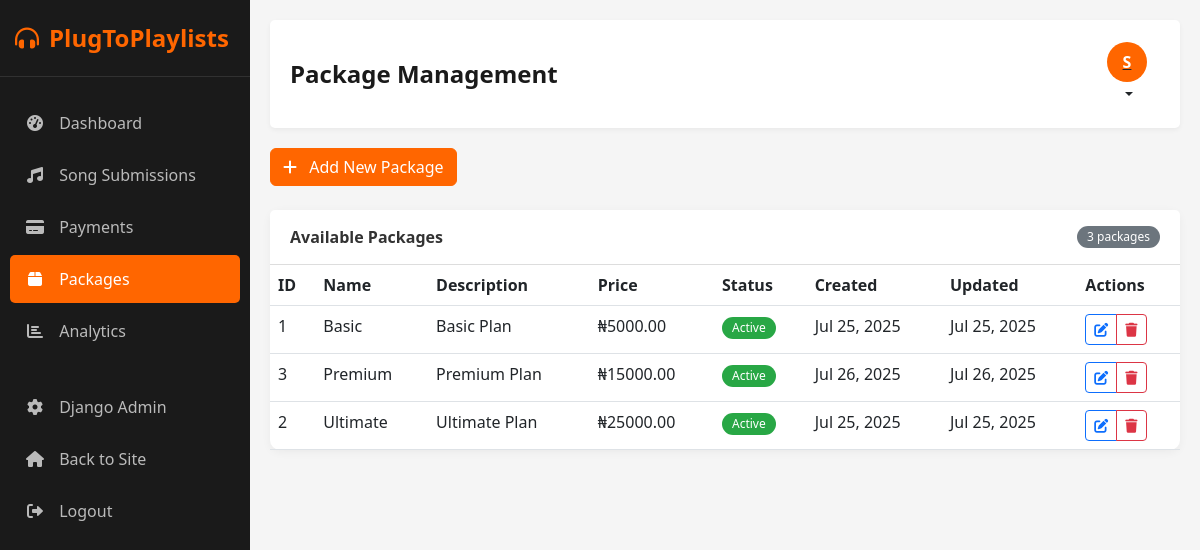
Screenshot of /admin-dashboard/packages/ (signed in) with the database file from the repository.
### payment/models.py (models this page shows, shortened)
class Package(models.Model):
    name = models.CharField(max_length=100)
    description = models.TextField()
    price = models.DecimalField(max_digits=10, decimal_places=2)  # Price in Naira
    is_active = models.BooleanField(default=True)
    created_at = models.DateTimeField(auto_now_add=True)
    updated_at = models.DateTimeField(auto_now=True)
    class Meta:
        ordering = ['price']
        verbose_name = "Package"
        verbose_name_plural = "Packages"

### admin_dashboard/decorators.py (the view)
    def wrapper(request, *args, **kwargs):
        if not check_admin(request.user):
            messages.error(request, "You don't have permission to access the admin dashboard.")
            return redirect('admin_dashboard:login')
        return decorated_view(request, *args, **kwargs)

### admin_dashboard/views.py (called while the page is built)
@admin_required
def package_list(request):
    packages = Package.objects.all().order_by('price')
    context = {
        'packages': packages,
    }
    return render(request, 'admin_dashboard/package_list.html', context)

### admin_dashboard/templates/admin_dashboard/package_list.html (shortened to what this page needs)
{% extends 'admin_dashboard/base.html' %}
{% block header_title %}Package Management{% endblock %}
{% block content %}
<div class="mb-4">
    <a href="{% url 'admin_dashboard:package_add' %}" class="btn btn-primary">
        <i class="fas fa-plus me-2"></i> Add New Package
    </a>
</div>
<div class="card">
    <div class="card-header d-flex justify-content-between align-items-center">
        <span>Available Packages</span>
        <span class="badge bg-secondary">{{ packages.count }} packages</span>
    </div>
    <div class="card-body p-0">
        <div class="table-responsive">
            <table class="table table-hover">
                <thead>
                    <tr>
                        <th>ID</th>
                        <th>Name</th>
                        <th>Description</th>
                        <th>Price</th>
                        <th>Status</th>
                        <th>Created</th>
                        <th>Updated</th>
                        <th>Actions</th>
                    </tr>
                </thead>
                <tbody>
                    {% for package in packages %}
                    <tr>
                        <td>{{ package.id }}</td>
                        <td>{{ package.name }}</td>
                        <td>{{ package.description|truncatechars:50 }}</td>
                        <td>₦{{ package.price }}</td>
                        <td>
                            {% if package.is_active %}
                            <span class="badge badge-approved">Active</span>
                            {% else %}
                            <span class="badge badge-failed">Inactive</span>
                            {% endif %}
                        </td>
                        <td>{{ package.created_at|date:"M d, Y" }}</td>
                        <td>{{ package.updated_at|date:"M d, Y" }}</td>
                        <td>
                            <div class="btn-group">
                                <a href="{% url 'admin_dashboard:package_edit' package.id %}" class="btn btn-sm btn-outline-primary">
                                    <i class="fas fa-edit"></i>
                                </a>
                                <a href="{% url 'admin_dashboard:package_delete' package.id %}" class="btn btn-sm btn-outline-danger">
                                    <i class="fas fa-trash"></i>
                                </a>
                            </div>
                        </td>
                    </tr>
                    {% empty %}
                    <tr>
                        <td colspan="8" class="text-center py-4">
                            <p class="text-muted">No packages found. <a href="{% url 'admin_dashboard:package_add' %}">Add your first package</a>.</p>
                        </td>
                    </tr>
                    {% endfor %}
                </tbody>
            </table>
        </div>
    </div>
</div>
{% endblock %}

### admin_dashboard/templates/admin_dashboard/base.html (shortened to what this page needs)
<!DOCTYPE html>
<html lang="en">
<head>
    <link href="https://cdn.jsdelivr.net/npm/bootstrap@5.2.3/dist/css/bootstrap.min.css" rel="stylesheet">
    <link rel="stylesheet" href="https://cdnjs.cloudflare.com/ajax/libs/font-awesome/6.0.0/css/all.min.css">
</head>
<body>
    <div class="admin-sidebar">
        <div class="brand">
            <a href="{% url 'admin_dashboard:home' %}" class="brand-logo">
                <i class="fas fa-headphones-alt"></i>
                <span>PlugToPlaylists</span>
            </a>
        </div>
        <ul class="nav flex-column">
            <li class="nav-item">
                <a class="nav-link {% if request.resolver_match.url_name == 'home' %}active{% endif %}" href="{% url 'admin_dashboard:home' %}">
                    <i class="fas fa-tachometer-alt"></i>
                    <span>Dashboard</span>
                </a>
            </li>
            <li class="nav-item">
                <a class="nav-link {% if 'song' in request.resolver_match.url_name %}active{% endif %}" href="{% url 'admin_dashboard:song_list' %}">
                    <i class="fas fa-music"></i>
                    <span>Song Submissions</span>
                </a>
            </li>
            <li class="nav-item">
                <a class="nav-link {% if 'payment' in request.resolver_match.url_name %}active{% endif %}" href="{% url 'admin_dashboard:payment_list' %}">
                    <i class="fas fa-credit-card"></i>
                    <span>Payments</span>
                </a>
            </li>
            <li class="nav-item">
                <a class="nav-link {% if 'package' in request.resolver_match.url_name %}active{% endif %}" href="{% url 'admin_dashboard:package_list' %}">
                    <i class="fas fa-box"></i>
                    <span>Packages</span>
                </a>
            </li>
            <li class="nav-item">
                <a class="nav-link {% if request.resolver_match.url_name == 'analytics' %}active{% endif %}" href="{% url 'admin_dashboard:analytics' %}">
                    <i class="fas fa-chart-bar"></i>
                    <span>Analytics</span>
                </a>
            </li>
            <li class="nav-item mt-4">
                <a class="nav-link" href="{% url 'admin:index' %}">
                    <i class="fas fa-cog"></i>
                    <span>Django Admin</span>
                </a>
            </li>
            <li class="nav-item">
                <a class="nav-link" href="{% url 'landing:index' %}">
                    <i class="fas fa-home"></i>
                    <span>Back to Site</span>
                </a>
            </li>
            <li class="nav-item">
                <a class="nav-link" href="{% url 'accounts:logout' %}">
                    <i class="fas fa-sign-out-alt"></i>
                    <span>Logout</span>
                </a>
            </li>
        </ul>
    </div>
    <div class="admin-content">
        <div class="dashboard-header">
            <h1>{% block header_title %}Admin Dashboard{% endblock %}</h1>
            <div class="user-profile">
                <div class="dropdown">
                    <button class="btn btn-link dropdown-toggle text-dark" type="button" id="dropdownMenuButton" data-bs-toggle="dropdown" aria-expanded="false">
                        <div class="avatar">{{ request.user.username.0|upper }}</div>
                    </button>
                </div>
            </div>
        </div>
        {% block content %}{% endblock %}
    </div>
</body>
</html>

### admin_dashboard/templates/admin_dashboard/base.html (style rules this page uses)
:root { --primary-color: #ff6600; --primary-dark: #cc5200; --secondary-color: #1a1a1a; --light-bg: #f5f5f5; --text-color: #333333; --border-color: #dddddd; }
body { background-color: var(--light-bg); color: var(--text-color); font-family: 'Segoe UI', Tahoma, Geneva, Verdana, sans-serif; }
.admin-sidebar { background-color: var(--secondary-color); color: white; height: 100vh; position: fixed; padding-top: 20px; width: 250px; }
.admin-sidebar .brand { padding: 0 15px 20px; border-bottom: 1px solid rgba(255, 255, 255, 0.1); margin-bottom: 20px; }
.admin-sidebar .brand-logo { color: var(--primary-color); font-size: 24px; font-weight: bold; text-decoration: none; display: flex; align-items: center; }
.admin-sidebar .brand-logo i { margin-right: 10px; }
.admin-sidebar .nav-link { color: rgba(255, 255, 255, 0.7); padding: 12px 15px; border-radius: 5px; margin: 2px 10px; transition: all 0.3s; }
.admin-sidebar .nav-link.active { background-color: var(--primary-color); color: white; }
.admin-sidebar .nav-link i { margin-right: 10px; width: 20px; text-align: center; }
.admin-content { margin-left: 250px; padding: 20px; }
.dashboard-header { background-color: white; padding: 15px 20px; border-radius: 5px; box-shadow: 0 2px 5px rgba(0, 0, 0, 0.05); margin-bottom: 20px; display: flex; justify-content: space-between; align-items: center; }
.dashboard-header h1 { margin: 0; font-size: 24px; font-weight: bold; color: var(--secondary-color); }
.user-profile { display: flex; align-items: center; gap: 10px; }
.user-profile .avatar { width: 40px; height: 40px; border-radius: 50%; background-color: var(--primary-color); color: white; display: flex; align-items: center; justify-content: center; font-weight: bold; }
.card { border: none; border-radius: 10px; box-shadow: 0 2px 10px rgba(0, 0, 0, 0.05); margin-bottom: 20px; }
.card-header { background-color: white; border-bottom: 1px solid var(--border-color); padding: 15px 20px; font-weight: bold; }
.btn-primary { background-color: var(--primary-color); border-color: var(--primary-color); }
.table { margin-bottom: 0; }
.table th { border-top: none; font-weight: 600; }
.badge { padding: 5px 10px; border-radius: 20px; font-weight: 500; }
.badge-approved { background-color: #28a745; color: white; }

### rows the page displays
Package: id "1", name "Basic", description "Basic Plan", price "5000.00", is_active "Active", created_at "Jul 25, 2025", updated_at "Jul 25, 2025"
Package: id "3", name "Premium", description "Premium Plan", price "15000.00", is_active "Active", created_at "Jul 26, 2025", updated_at "Jul 26, 2025"
Package: id "2", name "Ultimate", description "Ultimate Plan", price "25000.00", is_active "Active", created_at "Jul 25, 2025", updated_at "Jul 25, 2025"

### other values shown
{{ request.user.username.0|upper }} "S"
{{ packages.count }} "3"
